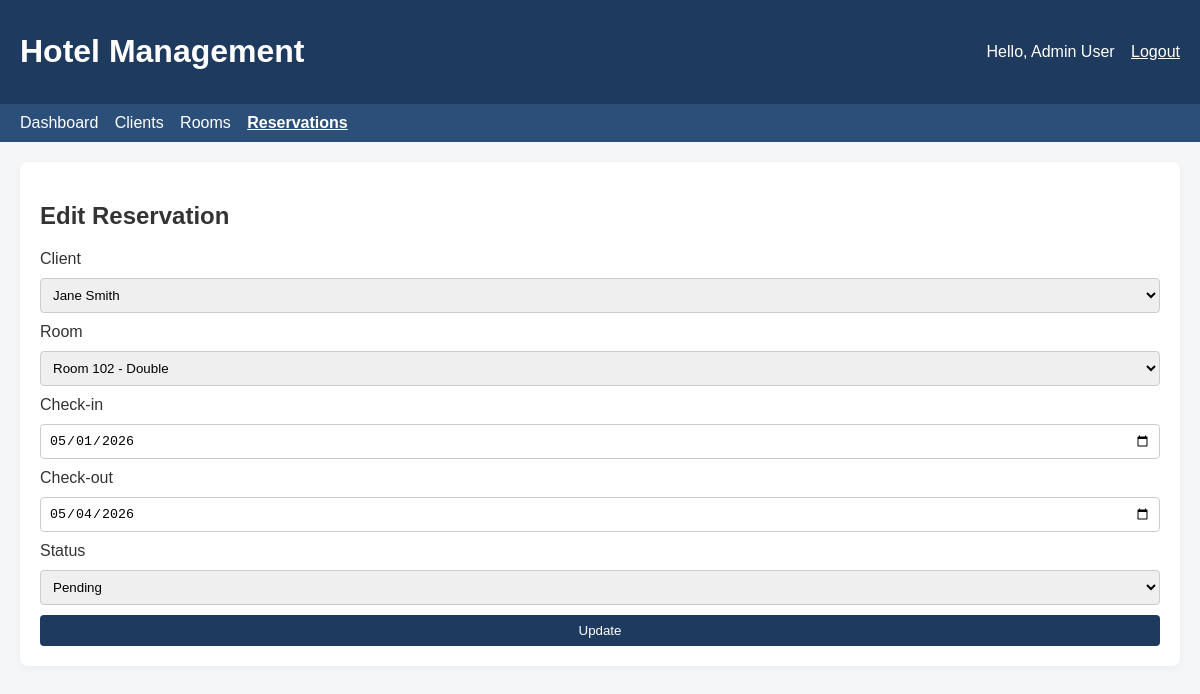
Page /index.php?controller=reservation&action=edit&id=2 (signed in) on the committed database.
### tables this page shows
CREATE TABLE IF NOT EXISTS reservations (
    id INT UNSIGNED AUTO_INCREMENT PRIMARY KEY,
    client_id INT UNSIGNED NOT NULL,
    room_id INT UNSIGNED NOT NULL,
    check_in DATE NOT NULL,
    check_out DATE NOT NULL,
    status ENUM('pending', 'confirmed', 'cancelled', 'completed') NOT NULL DEFAULT 'pending',
    created_at TIMESTAMP DEFAULT CURRENT_TIMESTAMP,
    CONSTRAINT fk_reservation_client FOREIGN KEY (client_id) REFERENCES clients(id) ON DELETE CASCADE,
    CONSTRAINT fk_reservation_room FOREIGN KEY (room_id) REFERENCES rooms(id) ON DELETE RESTRICT
);

CREATE TABLE IF NOT EXISTS clients (
    id INT UNSIGNED AUTO_INCREMENT PRIMARY KEY,
    first_name VARCHAR(100) NOT NULL,
    last_name VARCHAR(100) NOT NULL,
    phone VARCHAR(50) NULL,
    email VARCHAR(150) NULL UNIQUE,
    password VARCHAR(255) NULL,
    created_at TIMESTAMP DEFAULT CURRENT_TIMESTAMP
);

### app/controllers/ReservationController.php (called while the page is built, shortened)
<?php
require_once __DIR__ . '/../models/managers/ReservationManager.php';
require_once __DIR__ . '/../models/managers/ClientManager.php';
require_once __DIR__ . '/../models/managers/RoomManager.php';
class ReservationController
{
    private ReservationManager $reservationManager;
    private ClientManager $clientManager;
    private RoomManager $roomManager;
    public function __construct()
    {
        $this->reservationManager = new ReservationManager();
        $this->clientManager = new ClientManager();
        $this->roomManager = new RoomManager();
    }
    public function edit(): void
    {
        $id = (int) ($_GET['id'] ?? 0);
        $reservation = $this->reservationManager->getById($id);
        $clients = $this->clientManager->getAll();
        $rooms = $this->roomManager->getAll();
        $formData = [
            'client_id' => (int) $reservation['client_id'],
            'room_id' => (int) $reservation['room_id'],
            'check_in' => (string) $reservation['check_in'],
            'check_out' => (string) $reservation['check_out'],
            'status' => (string) $reservation['status'],
        ];
        require __DIR__ . '/../views/reservations/edit.php';
    }
}

### public/index.php (called while the page is built, shortened)
<?php
$action = $_GET['action'] ?? 'login';
$controller = new $route['class']();
$controller->{$action}();

### app/models/Database.php (called while the page is built, shortened)
<?php
class Database
{
    private static ?Database $instance = null;
    private PDO $connection;
    private function __construct()
    {
        $config = require __DIR__ . '/../../config/config.php';
        $db = $config['db'];
        $dsn = sprintf(
            'mysql:host=%s;port=%s;dbname=%s;charset=%s',
            $db['host'],
            $db['port'],
            $db['dbname'],
            $db['charset']
        );
        $this->connection = new PDO($dsn, $db['username'], $db['password'], [
            PDO::ATTR_ERRMODE => PDO::ERRMODE_EXCEPTION,
            PDO::ATTR_DEFAULT_FETCH_MODE => PDO::FETCH_ASSOC,
        ]);
    }
    public static function getInstance(): Database
    {
        if (self::$instance === null) {
            self::$instance = new Database();
        }
        return self::$instance;
    }
    public function getConnection(): PDO
    {
        return $this->connection;
    }
}

### config/config.php (called while the page is built, shortened)
<?php
return [
    'db' => [
        'host' => '127.0.0.1',
        'port' => '3306',
        'dbname' => 'hotel_management',
        'username' => 'root',
        'password' => '',
        'charset' => 'utf8mb4',
    ],
    'app' => [
        'base_url' => '/index.php',
        'upload_dir' => __DIR__ . '/../uploads/rooms/',
        'max_upload_size' => 2 * 1024 * 1024,
    ],
];

### app/models/managers/ClientManager.php (called while the page is built, shortened)
<?php
require_once __DIR__ . '/../Database.php';
class ClientManager
{
    private PDO $pdo;
    public function __construct()
    {
        $this->pdo = Database::getInstance()->getConnection();
    }
    public function getAll(): array
    {
        $stmt = $this->pdo->query('SELECT * FROM clients ORDER BY id DESC');
        return $stmt->fetchAll();
    }
}

### app/models/managers/ReservationManager.php (called while the page is built, shortened)
<?php
require_once __DIR__ . '/../Database.php';
class ReservationManager
{
    private PDO $pdo;
    public function __construct()
    {
        $this->pdo = Database::getInstance()->getConnection();
    }
    public function getById(int $id): ?array
    {
        $stmt = $this->pdo->prepare('SELECT * FROM reservations WHERE id = :id');
        $stmt->execute(['id' => $id]);
        $reservation = $stmt->fetch();
        return $reservation ?: null;
    }
}

### app/models/managers/RoomManager.php (called while the page is built, shortened)
<?php
require_once __DIR__ . '/../Database.php';
class RoomManager
{
    private PDO $pdo;
    public function __construct()
    {
        $this->pdo = Database::getInstance()->getConnection();
    }
    public function getAll(): array
    {
        $stmt = $this->pdo->query('SELECT * FROM rooms ORDER BY id DESC');
        return $stmt->fetchAll();
    }
}

### app/views/reservations/edit.php (the view, shortened to what this page needs)
<?php require __DIR__ . '/../layouts/header.php'; ?>
<div class="card">
    <h2>Edit Reservation</h2>
    <form method="post" class="form-grid">
        <label>Client</label>
        <select name="client_id" required>
            <?php foreach ($clients as $client): ?>
                <option value="<?= (int) $client['id'] ?>" <?= (int) $formData['client_id'] === (int) $client['id'] ? 'selected' : '' ?>>
                    <?= htmlspecialchars($client['first_name'] . ' ' . $client['last_name']) ?>
                </option>
            <?php endforeach; ?>
        </select>
        <label>Room</label>
        <select name="room_id" required>
            <?php foreach ($rooms as $room): ?>
                <option value="<?= (int) $room['id'] ?>" <?= (int) $formData['room_id'] === (int) $room['id'] ? 'selected' : '' ?>>
                    Room <?= htmlspecialchars($room['room_number']) ?> - <?= htmlspecialchars($room['type']) ?>
                </option>
            <?php endforeach; ?>
        </select>
        <label>Check-in</label>
        <input type="date" name="check_in" value="<?= htmlspecialchars($formData['check_in']) ?>" required>
        <label>Check-out</label>
        <input type="date" name="check_out" value="<?= htmlspecialchars($formData['check_out']) ?>" required>
        <label>Status</label>
        <select name="status">
            <?php foreach (['pending', 'confirmed', 'cancelled', 'completed'] as $status): ?>
                <option value="<?= $status ?>" <?= $formData['status'] === $status ? 'selected' : '' ?>><?= ucfirst($status) ?></option>
            <?php endforeach; ?>
        </select>
        <button type="submit">Update</button>
    </form>
</div>
<?php require __DIR__ . '/../layouts/footer.php'; ?>

### public/assets/css/style.css (style rules this page uses)
body { margin: 0; font-family: Arial, sans-serif; background: #f4f6f8; color: #333; }
.card { background: #fff; border-radius: 8px; padding: 20px; box-shadow: 0 2px 8px rgba(0,0,0,.05); }
.form-grid, .search-grid { display: grid; gap: 10px; margin-top: 10px; }
input, select, button { padding: 8px; border: 1px solid #ccc; border-radius: 4px; }
button, .btn { background: #1f3a5f; color: #fff; border: none; cursor: pointer; text-decoration: none; display: inline-block; }

### rows in the picture
reservations: client_id "Jane Smith", room_id "Room 102 - Double", check_in "05/01/2026", check_out "05/04/2026", status "Pending"

### other values in the picture
$_SESSION['user']['fullname'] "Admin User"
